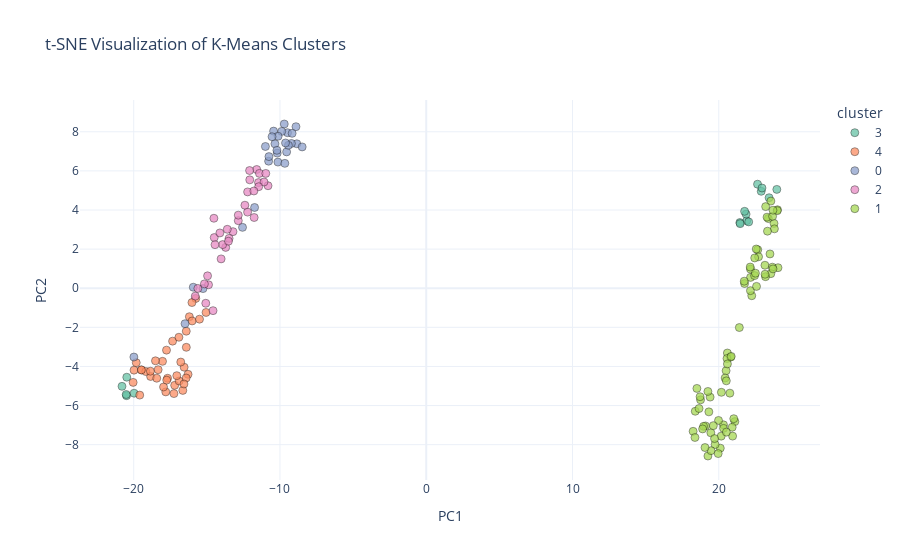

Notebook code cell kept with this figure:
### Code cell
# Ensure 'cluster' is string type for discrete coloring
cluster_data['cluster'] = cluster_data['cluster'].astype(str)

# Select numeric features (exclude player_id, 'cluster' is already non-numeric)
features = cluster_data.select_dtypes(include=['number']).drop(columns=['player_id'])

# Run t-SNE
tsne = TSNE(n_components=2, random_state=42, perplexity=30, n_iter=1000)
cluster_2d = tsne.fit_transform(features)

# Step 4: Add t-SNE coordinates to DataFrame
cluster_data['PC1'] = cluster_2d[:, 0]
cluster_data['PC2'] = cluster_2d[:, 1]

# Step 5: Create interactive scatter plot
fig = px.scatter(
    cluster_data,
    x='PC1',
    y='PC2',
    color='cluster',
    color_discrete_sequence=px.colors.qualitative.Set2,
    hover_data=['name', 'player_id'],
    title='t-SNE Visualization of K-Means Clusters',
    opacity=0.75
)

# Optional styling tweaks
fig.update_traces(marker=dict(size=8, line=dict(width=0.5, color='black')))
fig.update_layout(template='plotly_white')

# Show plot
fig.show()

### Figure 1 — Plotly figure (JSON) as saved in the notebook; plotly's stock layout.template omitted (floating-point values rounded to 4 significant figures; data arrays with more than 128 entries replaced by an {"elided": "..."} marker saying what was removed)
{"data": [{"customdata": [["Devers, Rafael", 646240], ["Arozarena, Randy", 668227], ["Suárez, Eugenio", 553993], ["Lee, Jung Hoo", 808982], ["Santander, Anthony", 623993], ["Schwarber, Kyle", 656941], ["Altuve, Jose", 514888], ["Scott II, Victor", 687363], ["Rengifo, Luis", 650859], ["Frazier, Adam", 624428], ["Kwan, Steven", 680757], ["Perdomo, Geraldo", 672695], ["Edwards, Xavier", 669364], ["Domínguez, Jasson", 691176], ["Edwards, Xavier", 669364], ["Rengifo, Luis", 650859]], "hovertemplate": "cluster=3<br>PC1=%{x}<br>PC2=%{y}<br>name=%{customdata[0]}<br>player_id=%{customdata[1]}<extra></extra>", "legendgroup": "3", "marker": {"color": "rgb(102,194,165)", "line": {"color": "black", "width": 0.5}, "opacity": 0.75, "size": 8, "symbol": "circle"}, "mode": "markers", "name": "3", "orientation": "v", "showlegend": true, "type": "scatter", "x": [22.65, -20.8, -20.49, 22.9, 21.91, 22.05, -20.47, 22.96, 21.87, 21.44, 23.97, 21.46, 21.77, 23.44, -20.51, -19.97], "xaxis": "x", "y": [5.32, -5.018, -5.494, 4.956, 3.449, 3.392, -4.551, 5.125, 3.79, 3.358, 5.055, 3.302, 3.932, 4.628, -5.434, -5.37], "yaxis": "y"}, {"customdata": [["Ramos, Heliot", 671218], ["Story, Trevor", 596115], ["Chourio, Jackson", 694192], ["Bichette, Bo", 666182], ["Rodríguez, Julio", 677594], ["Witt Jr., Bobby", 677951], ["Contreras, Willson", 575929], ["Alonso, Pete", 624413], ["García, Adolis", 666969], ["Bregman, Alex", 608324], ["Semien, Marcus", 543760], ["Turner, Trea", 607208], ["Bohm, Alec", 664761], ["Flores, Wilmer", 527038], ["Buxton, Byron", 621439], ["Suzuki, Seiya", 673548], ["India, Jonathan", 663697], ["Bogaerts, Xander", 593428], ["Hoerner, Nico", 663538], ["Vientos, Mark", 668901], ["Diaz, Yainer", 673237], ["Fitzgerald, Tyler", 666149], ["Correa, Carlos", 621043], ["Westburg, Jordan", 676059], ["Tovar, Ezequiel", 678662], ["Steer, Spencer", 668715], ["Betts, Mookie", 605141], ["Langeliers, Shea", 669127], ["Wagaman, Eric", 676572], ["Springer, George", 543807], ["Raleigh, Cal", 663728], ["Toglia, Michael", 669911], ["Candelario, Jeimer", 600869], ["Ramírez, José", 608070], ["Santander, Anthony", 623993], ["Perdomo, Geraldo", 672695], ["Lindor, Francisco", 596019], ["Rutschman, Adley", 668939]], "hovertemplate": "cluster=4<br>PC1=%{x}<br>PC2=%{y}<br>name=%{customdata[0]}<br>player_id=%{customdata[1]}<extra></extra>", "legendgroup": "4", "marker": {"color": "rgb(252,141,98)", "line": {"color": "black", "width": 0.5}, "opacity": 0.75, "size": 8, "symbol": "circle"}, "mode": "markers", "name": "4", "orientation": "v", "showlegend": true, "type": "scatter", "x": [-18.33, -15.05, -16.28, -17.2, -19.47, -17.68, -19.98, -18.84, -17.34, -17.81, -17.96, -16.41, -16.55, -16.64, -18.03, -16.2, -16.01, -20.04, -15.76, -16.41, -16.4, -17.74, -16.78, -19.83, -17.25, -16.89, -18.51, -15.5, -19.18, -16.91, -18.43, -19.48, -17.05, -16.02, -18.86, -19.59, -17.76, -16.56], "xaxis": "x", "y": [-4.166, -1.238, -4.403, -4.966, -4.179, -4.605, -4.19, -4.513, -2.707, -5.301, -5.051, -4.591, -4.038, -5.225, -3.739, -1.458, -1.674, -4.815, -0.5227, -2.198, -3.022, -4.699, -3.775, -3.807, -5.388, -4.744, -3.712, -1.583, -4.259, -2.507, -4.602, -4.177, -4.472, -0.7324, -4.243, -5.467, -3.166, -4.897], "yaxis": "y"}, {"customdata": [["Riley, Austin", 663586], ["Castellanos, Nick", 592206], ["Adames, Willy", 642715], ["Judge, Aaron", 592450], ["Vargas, Miguel", 678246], ["Vaughn, Andrew", 683734], ["Chapman, Matt", 656305], ["Volpe, Anthony", 683011], ["Contreras, William", 661388], ["Guerrero Jr., Vladimir", 665489], ["Campbell, Kristian", 692225], ["Goldschmidt, Paul", 502671], ["Hernández, Teoscar", 606192], ["Soler, Jorge", 624585], ["Sosa, Lenyn", 672820], ["Arenado, Nolan", 571448], ["Arias, Gabriel", 672356], ["Hoskins, Rhys", 656555], ["Lopez, Otto", 672640], ["Garcia, Maikel", 672580], ["Andujar, Miguel", 609280], ["Burger, Jake", 669394], ["Pham, Tommy", 502054], ["Happ, Ian", 664023], ["Reynolds, Bryan", 668804], ["Ruiz, Keibert", 660688], ["Edman, Tommy", 669242], ["Castro, Willi", 650489]], "hovertemplate": "cluster=0<br>PC1=%{x}<br>PC2=%{y}<br>name=%{customdata[0]}<br>player_id=%{customdata[1]}<extra></extra>", "legendgroup": "0", "marker": {"color": "rgb(141,160,203)", "line": {"color": "black", "width": 0.5}, "opacity": 0.75, "size": 8, "symbol": "circle"}, "mode": "markers", "name": "0", "orientation": "v", "showlegend": true, "type": "scatter", "x": [-15.26, -10.35, -9.484, -8.85, -10.19, -9.218, -10.78, -10.21, -10.44, -11.0, -9.707, -8.906, -9.546, -12.56, -10.75, -9.424, -8.482, -10.14, -9.881, -15.93, -10.13, -19.99, -9.17, -10.54, -9.621, -11.74, -16.49, -9.668], "xaxis": "x", "y": [-0.01912, 7.384, 7.953, 7.387, 6.91, 7.404, 6.497, 7.053, 8.034, 7.249, 8.398, 8.26, 6.973, 3.112, 6.731, 7.309, 7.226, 6.451, 8.02, 0.05169, 7.773, -3.519, 7.921, 7.748, 7.428, 4.13, -1.816, 6.385], "yaxis": "y"}, {"customdata": [["Machado, Manny", 592518], ["Rooker, Brent", 667670], ["Torkelson, Spencer", 679529], ["Perez, Salvador", 521692], ["Swanson, Dansby", 621020], ["Tatis Jr., Fernando", 665487], ["Walker, Jordan", 691023], ["Walker, Christian", 572233], ["Paredes, Isaac", 670623], ["Trout, Mike", 545361], ["France, Ty", 664034], ["Díaz, Yandy", 650490], ["Caminero, Junior", 691406], ["Rafaela, Ceddanne", 678882], ["Pages, Andy", 681624], ["Peña, Jeremy", 665161], ["Gurriel Jr., Lourdes", 666971], ["Robert Jr., Luis", 673357], ["Goodman, Hunter", 696100], ["Realmuto, J.T.", 592663], ["Ward, Taylor", 621493], ["Ortiz, Joey", 687401], ["Hayes, Ke'Bryan", 663647], ["Wilson, Jacob", 805779], ["Muncy, Max", 691777], ["Ozuna, Marcell", 542303], ["Kiner-Falefa, Isiah", 643396], ["Crews, Dylan", 686611], ["Smith, Will", 669257], ["Domínguez, Jasson", 691176], ["De La Cruz, Elly", 682829], ["Santana, Carlos", 467793], ["Albies, Ozzie", 645277], ["Bell, Josh", 605137]], "hovertemplate": "cluster=2<br>PC1=%{x}<br>PC2=%{y}<br>name=%{customdata[0]}<br>player_id=%{customdata[1]}<extra></extra>", "legendgroup": "2", "marker": {"color": "rgb(231,138,195)", "line": {"color": "black", "width": 0.5}, "opacity": 0.75, "size": 8, "symbol": "circle"}, "mode": "markers", "name": "2", "orientation": "v", "showlegend": true, "type": "scatter", "x": [-14.58, -11.47, -10.82, -13.21, -11.59, -14.49, -15.07, -14.89, -13.6, -15.62, -13.48, -12.21, -13.71, -12.06, -11.09, -14.95, -15.79, -12.85, -12.08, -11.4, -12.21, -12.4, -11.46, -14.11, -14.02, -12.85, -13.92, -15.17, -10.97, -14.44, -11.77, -13.52, -14.52, -11.79], "xaxis": "x", "y": [-1.147, 5.402, 5.241, 2.893, 6.071, 2.591, -0.7686, 0.1774, 3.013, -0.01062, 2.549, 3.892, 2.088, 5.542, 5.433, 0.6337, -0.4049, 3.455, 6.019, 5.872, 4.925, 4.245, 5.191, 2.827, 1.5, 3.737, 2.231, 0.2214, 5.872, 2.226, 3.616, 2.403, 3.578, 4.973], "yaxis": "y"}, {"customdata": {"elided": "75x2 mixed values"}, "hovertemplate": "cluster=1<br>PC1=%{x}<br>PC2=%{y}<br>name=%{customdata[0]}<br>player_id=%{customdata[1]}<extra></extra>", "legendgroup": "1", "marker": {"color": "rgb(166,216,84)", "line": {"color": "black", "width": 0.5}, "opacity": 0.75, "size": 8, "symbol": "circle"}, "mode": "markers", "name": "1", "orientation": "v", "showlegend": true, "type": "scatter", "x": [21.1, 20.18, 23.39, 20.76, 19.46, 22.67, 20.1, 19.75, 22.26, 19.96, 24.05, 19.1, 19.41, 20.92, 20.32, 22.17, 23.16, 20.17, 21.77, 19.26, 19.47, 20.59, 20.81, 22.45, 20.95, 20.33, 20.52, 24.02, 18.25, 19.98, 18.96, 23.66, 18.39, 20.5, 18.75, 23.78, 18.65, 22.17, 20.44, 22.17, 19.06, 23.5, 22.72, 19.71, 23.8, 23.33, 23.56, 19.63, 22.46, 20.52, 23.3, 19.26, 23.68, 20.56, 21.41, 21.03, 23.2, 20.59, 23.71, 20.85, 18.9, 23.56, 24.0, 19.32, 22.15, 18.51, 22.58, 22.56, 22.51, 23.21, 18.37, 21.74, 23.71, 23.16, 18.72], "xaxis": "x", "y": [-6.821, -5.322, 3.563, -5.366, -7.395, 1.967, -8.178, -7.994, -0.3834, -8.456, 1.049, -7.043, -5.568, -7.11, -6.986, 0.5547, 1.174, -7.565, 0.2403, -8.58, -8.307, -3.313, -3.525, 0.6461, -7.563, -7.167, -7.36, 4.012, -7.319, -6.762, -7.064, 1.077, -6.292, -4.221, -5.709, 3.315, -6.152, 0.977, -4.591, -0.1244, -8.148, 1.752, 1.608, -7.69, 3.037, 2.917, 0.7455, -7.028, 1.549, -4.736, 3.634, -5.279, 3.675, -3.595, -2.011, -6.673, 0.591, -3.873, 0.9892, -3.487, -7.195, 4.457, 3.966, -6.323, 1.082, -5.123, 0.0936, 2.005, 0.7683, 4.174, -7.633, 0.3592, 3.99, 0.7141, -5.549], "yaxis": "y"}], "layout": {"legend": {"title": {"text": "cluster"}, "tracegroupgap": 0}, "title": {"text": "t-SNE Visualization of K-Means Clusters"}, "xaxis": {"anchor": "y", "domain": [0, 1], "title": {"text": "PC1"}}, "yaxis": {"anchor": "x", "domain": [0, 1], "title": {"text": "PC2"}}}}
